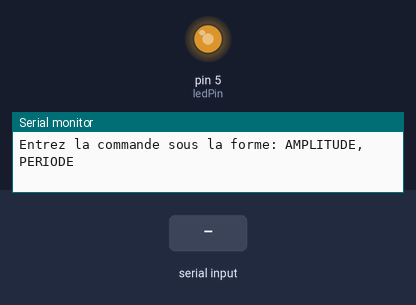
This sketch was run on a simulated Arduino Uno, built with avr-gcc and run on an emulated ATmega328P. On the bench: output pins drawn as LEDs (lit = HIGH), the last lines printed to the serial monitor. The inputs (shaded band) are chosen by the test bench.

Above: at 1.2 s.
1.3 s: "90,45\n" received over Serial
At 1.67 s:
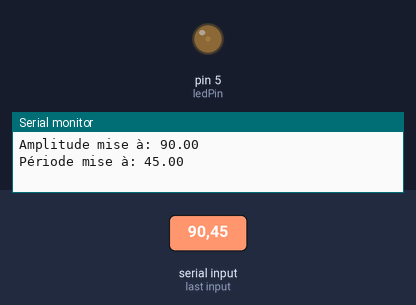
At 2.27 s:
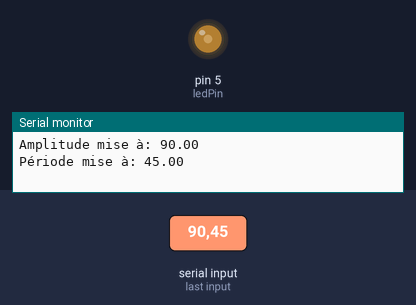
4.3 s: "1,90\n" received over Serial
Timing chart, 0 to 7.3 s (numbered marks = the images above; inputs shaded):
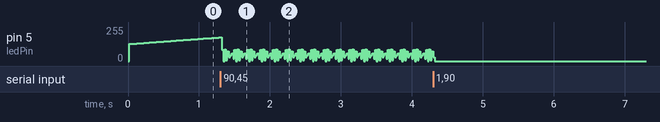

The sketch:

codefinalsinus.ino
```cpp
const int ledPin = 5;  // Broche de sortie PWM
float amplitude = 255.0;  // Amplitude maximale (0-255)
float periode = 20000.0;   // Période en millisecondes
unsigned long previousMillis = 0; // Pour le suivi du temps

void setup() {
  pinMode(ledPin, OUTPUT);
  Serial.begin(9600);
  Serial.println("Entrez la commande sous la forme: AMPLITUDE,PERIODE");
}

void loop() {
  // Lire les commandes entrantes pour modifier amplitude et période
  if (Serial.available() > 0) {
    String command = Serial.readStringUntil('\n');
    parseCommand(command);
  }

  // Calcul du temps actuel
  unsigned long currentMillis = millis();

  // Générer le signal sinusoidal
  if (currentMillis - previousMillis >= 20) { // 20 ms pour ~50 Hz
    previousMillis = currentMillis;
    float t = (float)currentMillis / periode * 2 * PI; // Calcul du temps normalisé
    float value = (amplitude / 2.0) * (1 + sin(t)); // Formule de la sinusoïde (entre 0 et amplitude)
    analogWrite(ledPin, (int)value); // Ecriture PWM
  }
}

// Fonction pour parser les commandes entrantes
void parseCommand(String command) {
  int commaIndex = command.indexOf(',');

  if (commaIndex > 0) {
    String ampStr = command.substring(0, commaIndex);
    String periodStr = command.substring(commaIndex + 1);

    float newAmplitude = atof(ampStr.c_str());
    float newPeriode = atof(periodStr.c_str());

    if (newAmplitude >= 0 && newAmplitude <= 255 && newPeriode > 0) {
      amplitude = newAmplitude;
      periode = newPeriode;
      Serial.print("Amplitude mise à: ");
      Serial.println(amplitude);
      Serial.print("Période mise à: ");
      Serial.println(periode);
    } else {
      Serial.println("Valeurs invalides. Format: AMPLITUDE,PERIODE");
    }
  } else {
    Serial.println("Commande invalide. Utilisez: AMPLITUDE,PERIODE");
  }
}
```
